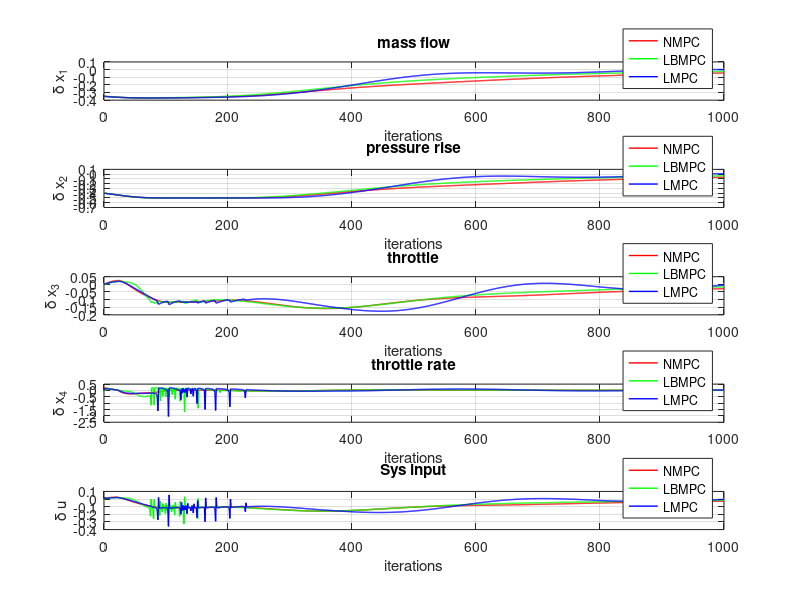
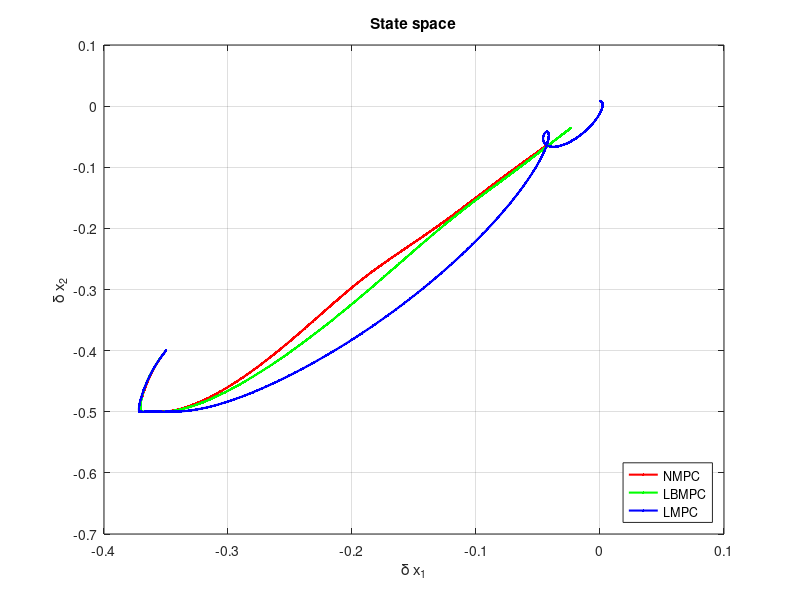

Recreate these plots in MATLAB, in order.
%% Load data
close all;
NMPC=load('NMPC_sysH_K_T01_N40_new.mat');
LBMPC=load('LBMPC_N50_sys.mat');
LMPC=load('LMPC_sysH_K_T01_N40_new_new.mat');

%% Plot
iterations=size(LMPC.sysHistory,2)-1;

figure;
subplot(5,1,1);
plot(0:iterations, NMPC.sysHistory(1,:),'Linewidth',1,'Color','r'); hold on;
plot(0:iterations,LBMPC.sysHistory(1,:),'Linewidth',1,'Color','g'); hold on;
plot(0:iterations,LMPC.sysHistory(1,:),'Linewidth',1,'Color','b'); 
grid on;
xlabel('iterations');
ylabel('\delta x_1');
title('mass flow');
legend({ 'NMPC', 'LBMPC', 'LMPC'},'Location','southeast')

subplot(5,1,2);
plot(0:iterations, NMPC.sysHistory(2,:),'Linewidth',1,'Color','r'); hold on;
plot(0:iterations,LBMPC.sysHistory(2,:),'Linewidth',1,'Color','g'); hold on;
plot(0:iterations,LMPC.sysHistory(2,:),'Linewidth',1,'Color','b'); 
grid on;
xlabel('iterations');
ylabel('\delta x_2');
title('pressure rise');
legend({ 'NMPC','LBMPC', 'LMPC'},'Location','southeast')

subplot(5,1,3);
plot(0:iterations, NMPC.sysHistory(3,:),'Linewidth',1,'Color','r'); hold on;
plot(0:iterations,LBMPC.sysHistory(3,:),'Linewidth',1,'Color','g'); hold on;
plot(0:iterations,LMPC.sysHistory(3,:),'Linewidth',1,'Color','b'); 
grid on;
xlabel('iterations');
ylabel('\delta x_3');
title('throttle');
legend({ 'NMPC', 'LBMPC','LMPC'},'Location','southeast')

subplot(5,1,4);
plot(0:iterations, NMPC.sysHistory(4,:),'Linewidth',1,'Color','r'); hold on;
plot(0:iterations,LBMPC.sysHistory(4,:),'Linewidth',1,'Color','g'); hold on;
plot(0:iterations,LMPC.sysHistory(4,:),'Linewidth',1,'Color','b'); 
grid on;
xlabel('iterations');
ylabel('\delta x_4');
title('throttle rate');
legend({ 'NMPC','LBMPC', 'LMPC'},'Location','southeast')

subplot(5,1,5);
plot(0:iterations, NMPC.sysHistory(5,:),'Linewidth',1,'Color','r'); hold on;
plot(0:iterations,LBMPC.sysHistory(5,:),'Linewidth',1,'Color','g'); hold on;
plot(0:iterations,LMPC.sysHistory(5,:),'Linewidth',1,'Color','b'); 
grid on;
xlabel('iterations');
ylabel('\delta u');
title('Sys input');
legend({ 'NMPC','LBMPC', 'LMPC'},'Location','southeast')




figure;
plot(NMPC.sysHistory(1,:),NMPC.sysHistory(2,:),'Linewidth',1.5,'Marker','.','Color','r'); hold on;
plot(LBMPC.sysHistory(1,:),LBMPC.sysHistory(2,:),'Linewidth',1.5,'Marker','.','Color','g'); hold on;
plot(LMPC.sysHistory(1,:),LMPC.sysHistory(2,:),'Linewidth',1.5,'Marker','.','Color','b'); 

grid on
xlabel('\delta x_1');
ylabel('\delta x_2');
title('State space');
legend({'NMPC','LBMPC', 'LMPC'},'Location','southeast')
